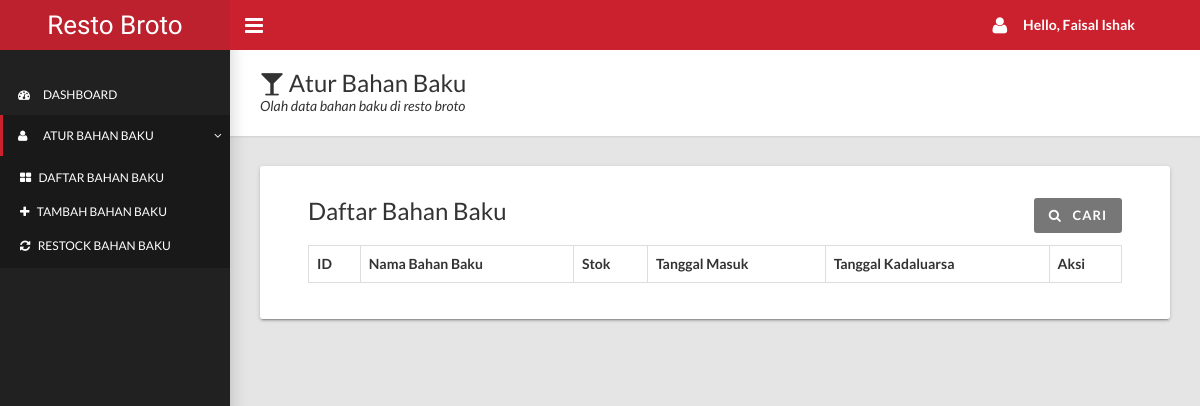
Before: /pantry/bahan_list.php (signed in) with the older database file.
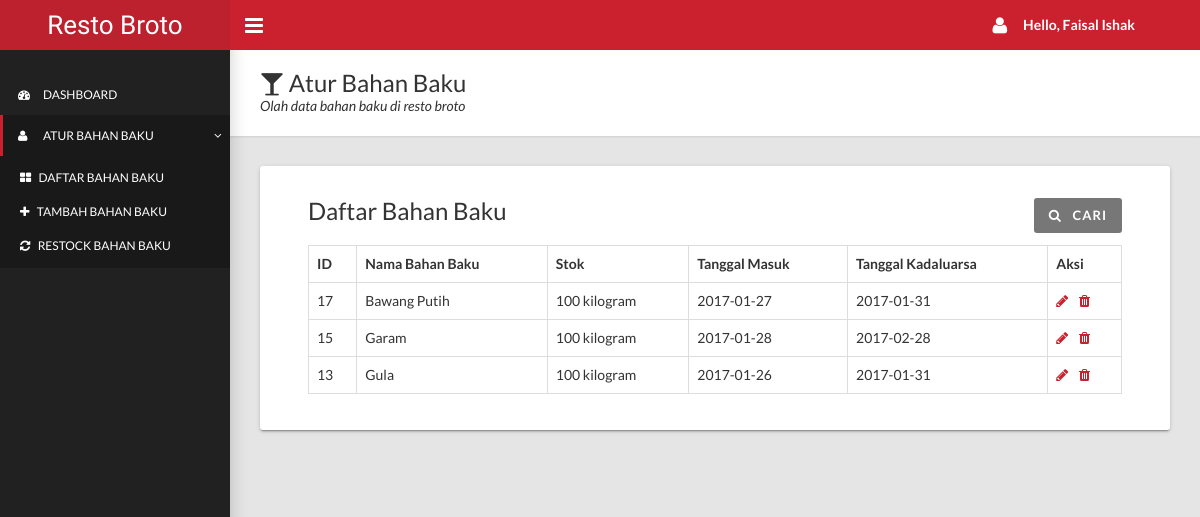
After: the same page with the newer database file.
### tables this page shows
CREATE TABLE `bahanbaku` (
  `id_bahanbaku` int(11) NOT NULL,
  `nik` varchar(21) NOT NULL,
  `nama_bahanbaku` varchar(51) NOT NULL,
  `stok` float NOT NULL,
  `satuan` varchar(31) NOT NULL,
  `tgl_masuk` date NOT NULL,
  `tgl_kadaluarsa` date NOT NULL
);

### pantry/bahan_list.php (the view, shortened to what this page needs)
<?php
  require_once "../proses/connection.php";
?>
  <!DOCTYPE html>
  <html>
  <head>
    <link rel="stylesheet" type="text/css" href="../assets/css/style.css">
  </head>
  <body class="sidebar-mini fixed">
    <div class="wrapper">
      <header class="main-header hidden-print"><a href="#" class="logo">Resto Broto</a>
        <nav class="navbar navbar-static-top">
          <a href="#" data-toggle="offcanvas" class="sidebar-toggle"></a>
          <div class="navbar-custom-menu">
            <ul class="top-nav">
              <li class="dropdown">
                <a href="#" data-toggle="dropdown" role="button" aria-haspopup="true" aria-expanded="false" class="dropdown-toggle"><i class="fa fa-user fa-lg" style="margin-right: 16px;"></i><b>Hello, <?php echo $_SESSION['nama_pegawai'];?></b></a>
              </li>
            </ul>
          </div>
        </nav>
      </header>
      <aside class="main-sidebar hidden-print">
        <section class="sidebar">
          <ul class="sidebar-menu" style="padding-top: 24px;">
            <li><a href="index.php"><i class="fa fa-dashboard"></i><span>Dashboard</span></a></li>
            <li class="treeview active"><a href="#"><i class="fa fa-user"></i><span>Atur Bahan Baku</span><i class="fa fa-angle-right"></i></a>
              <ul class="treeview-menu">
                <li><a href="bahan_list.php"><i class="fa fa-th-large"></i> Daftar Bahan Baku</a></li>
                <li><a href="bahan_tambah.php"><i class="fa fa-plus"></i> Tambah Bahan Baku</a></li>
                <li><a href="bahan_tambah_restock.php"><i class="fa fa-refresh"></i> Restock Bahan Baku</a></li>
              </ul>
            </li>
          </ul>
        </section>
      </aside>
      <div class="content-wrapper">
        <div class="page-title">
          <div>
            <h1><i class="fa fa-glass"></i> Atur Bahan Baku</h1>
            <p>Olah data bahan baku di resto broto</p>
          </div>
        </div>
        <div class="row">
          <div class="col-md-12">
            <div class="card" style="padding: 16px 48px;">
              <div style="margin-top: 16px;">
                <a href="#" onClick="searchKeywords()" class="btn btn-default pull-right" style="margin-left: 12px;"><i class="fa fa-search"></i>&nbsp;&nbsp;&nbsp;Cari</a>
                <h3 class="card-title">Daftar Bahan Baku</h3>
              </div>
              <div class="table-responsive">
                <table class="table table-hover table-bordered" style="border-collapse:collapse;">
                  <thead>
                    <tr>
                      <th>ID</th>
                      <th>Nama Bahan Baku</th>
                      <th>Stok</th>
                      <th>Tanggal Masuk</th>
                      <th>Tanggal Kadaluarsa</th>
                      <th>Aksi</th>
                    </tr>
                  </thead>
                  <tbody>
                    <?php
                    if(isset($_GET['q'])){
                      $strQuery = "SELECT id_bahanbaku, nik, nama_bahanbaku, stok, satuan, tgl_masuk, tgl_kadaluarsa
                                    FROM bahanbaku
                                    WHERE nik = '$_SESSION[nik]' AND tgl_kadaluarsa >= NOW() AND nama_bahanbaku LIKE '%$_GET[q]%'
                                    ORDER BY id_bahanbaku DESC";
                    }else {
                      $strQuery = "SELECT id_bahanbaku, nik, nama_bahanbaku, stok, satuan, tgl_masuk, tgl_kadaluarsa
                                    FROM bahanbaku
                                    WHERE nik = '$_SESSION[nik]' AND tgl_kadaluarsa >= NOW()
                                    ORDER BY id_bahanbaku DESC";
                    }
                    $query = mysqli_query($connection, $strQuery);
                    while($result = mysqli_fetch_assoc($query)){
                      echo "<tr id=$result[id_bahanbaku]>";
                      echo "<td>$result[id_bahanbaku]</td>";
                      echo "<td>$result[nama_bahanbaku]</td>";
                      echo "<td>$result[stok] $result[satuan]</td>";
                      echo "<td>$result[tgl_masuk]</td>";
                      echo "<td>$result[tgl_kadaluarsa]</td>";
                      echo "<td><a href='bahan_edit.php?id=$result[id_bahanbaku]'><i class=\"fa fa-pencil\"></i></a>";
                      echo "<a href=# class=btn-link onClick=deleteConfirm($result[id_bahanbaku])>
                                <i class=\"fa fa-trash\"></i>
                            </a>";
                      echo "</tr>";
                    }
                  ?>
                  </tbody>
                </table>
              </div>
            </div>
          </div>
        </div>
      </div>
    </div>
  </body>
  </html>

Changed rows visible on the page:
added bahanbaku: id_bahanbaku "17", nama_bahanbaku "Bawang Putih", stok "100", satuan "kilogram", tgl_masuk "2017-01-27", tgl_kadaluarsa "2017-01-31"
added bahanbaku: id_bahanbaku "15", nama_bahanbaku "Garam", stok "100", satuan "kilogram", tgl_masuk "2017-01-28", tgl_kadaluarsa "2017-02-28"
now on this page (row edited): bahanbaku: id_bahanbaku "13", nama_bahanbaku "Gula", stok "100", satuan "kilogram", tgl_masuk "2017-01-26", tgl_kadaluarsa "2017-01-31"
